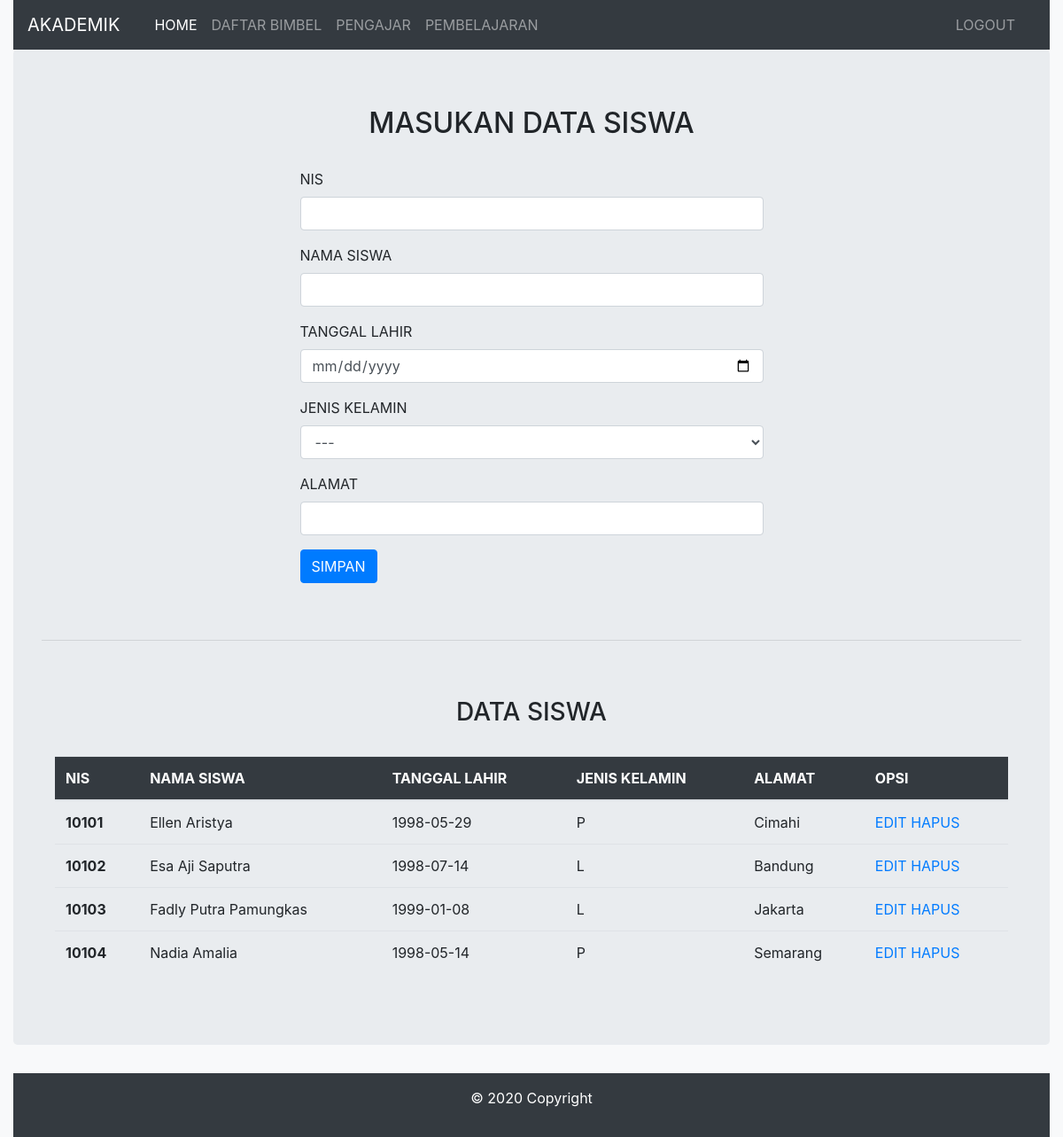
The app's page /admin/form-daftar.php with its own data.
### tables this page shows
CREATE TABLE `siswa` (
  `nis` char(5) NOT NULL,
  `nama_siswa` varchar(30) DEFAULT NULL,
  `ttl` date DEFAULT NULL,
  `jenis_kelamin` varchar(1) DEFAULT NULL,
  `alamat` varchar(30) DEFAULT NULL
);

### admin/form-daftar.php (the view, shortened to what this page needs)
<!DOCTYPE html>
<html>
<head>
	<link rel="stylesheet" href="https://stackpath.bootstrapcdn.com/bootstrap/4.5.0/css/bootstrap.min.css">
</head>
<body>
	<div class="container-fluid bg-light">
		<nav class="navbar navbar-expand-lg navbar-dark bg-dark">
			<a class="navbar-brand" href="#">AKADEMIK</a>
			<div class="container">
				<div class="collapse navbar-collapse" id="navbarSupportedContent">
				    <ul class="navbar-nav mr-auto">
				        <li class="nav-item active">
				      		<a class="nav-link" href="index.php">HOME <span class="sr-only">(current)</span></a>
				        </li>
				        <li class="nav-item">
				    	    <a class="nav-link" href="form-daftar.php">DAFTAR BIMBEL</a>
					    </li>
					    <li class="nav-item">
					    	<a class="nav-link" href="form-pengajar.php">PENGAJAR</a>
					    </li>
					    <li class="nav-item">
					    	<a class="nav-link" href="form-pembelajaran.php">PEMBELAJARAN</a>
					    </li>
				    </ul>
				    <ul class="navbar-nav mr-right">
				    	<li class="nav-item">
				    		<a href="logout.php" class="nav-link">LOGOUT</a>
				    	</li>
				    </ul>
				</div>
		  </div>
		</nav>
		<div class="jumbotron">
		<div class="container col-md-6">
			<form method="post" action="cek-daftar.php">
				<h2 class="text-uppercase text-center">MASUKAN DATA SISWA</h2><br/>
		        <div class="form-group">
			 	    <label for="nis">NIS</label>
				    <input type="text" name="nis" class="form-control" id="nis">
				</div>
				<div class="form-group">
				    <label for="nama_siswa">NAMA SISWA</label>
				    <input type="text" class="form-control" id="nama_siswa" name="nama_siswa">
				</div>
				<div class="form-group">
				    <label for="ttl">TANGGAL LAHIR</label>
				    <input type="date" class="form-control" id="ttl" name="ttl">
				</div>
				<div class="form-group">
					<label for="jenis_kelamin">JENIS KELAMIN</label>
					<select class="form-control" name="jenis_kelamin" id="jenis_kelamin">
						<option>---</option>
					</select>
				</div>
				<div class="form-group">
				    <label for="alamat">ALAMAT</label>
				    <input type="textarea" class="form-control" id="alamat" name="alamat">
				</div>
				<input type="submit" name="submit" class="btn btn-primary" value="SIMPAN">
			</form>
		</div>
		<br/><br/><hr><br/><br/>
		<h3 class="text-uppercase text-center">DATA SISWA</h3><br/>
		<div class="container">
		<table class="table">
			<thead class="bg-dark text-white">
				<tr>
					<th scope="col">NIS</th>
					<th scope="col">NAMA SISWA</th>
					<th scope="col">TANGGAL LAHIR</th>
					<th scope="col">JENIS KELAMIN</th>
					<th scope="col">ALAMAT</th>
					<th scope="col">OPSI</th>
				</tr>
			</thead>
			<tbody>
				<?php
					include '../config.php';
					$data = mysqli_query($conn, "select * from siswa");
					while ($d = mysqli_fetch_array($data)) {
						?>
						<tr>
							<th scope="row"><?php echo $d['nis']; ?></th>
							<td><?php echo $d['nama_siswa']; ?></td>
							<td><?php echo $d['ttl']; ?></td>
							<td><?php echo $d['jenis_kelamin']; ?></td>
							<td><?php echo $d['alamat']; ?></td>
							<td>
								<a href="form-edit-daftar.php?nis=<?php echo $d['nis']; ?>">EDIT</a>
								<a href="hapus-daftar.php?nis=<?php echo $d['nis']; ?>">HAPUS</a>
							</td>
						</tr>
						<?php
					}
				?>
			</tbody>
		</table>
	</div>
	</div>
	<div class="footer-copyright text-center py-3 bg-dark text-white">
		<p>© 2020 Copyright</p>
	</div>
</body>
</html>

### records on screen
siswa: nis "10101", nama_siswa "Ellen Aristya", ttl "1998-05-29", jenis_kelamin "P", alamat "Cimahi"
siswa: nis "10102", nama_siswa "Esa Aji Saputra", ttl "1998-07-14", jenis_kelamin "L", alamat "Bandung"
siswa: nis "10103", nama_siswa "Fadly Putra Pamungkas", ttl "1999-01-08", jenis_kelamin "L", alamat "Jakarta"
siswa: nis "10104", nama_siswa "Nadia Amalia", ttl "1998-05-14", jenis_kelamin "P", alamat "Semarang"
